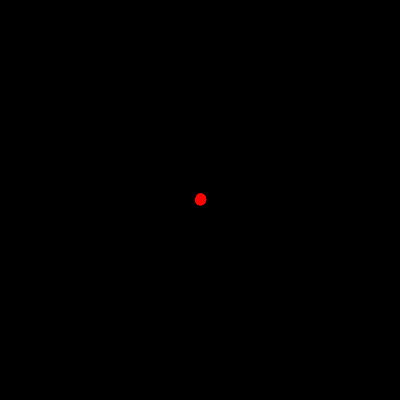
Frame 1 (no input)
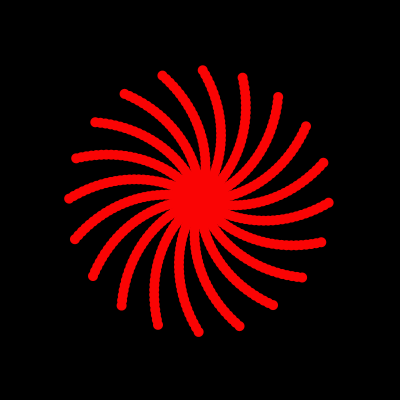
Frame 60 (the mouse pressed at the canvas centre just before this capture)
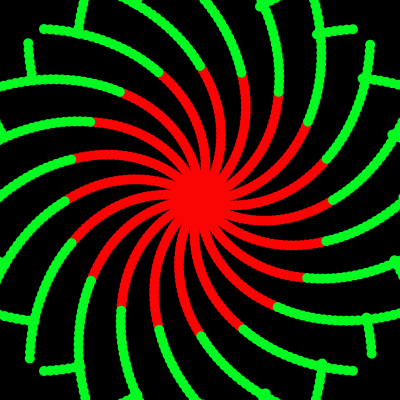
Frame 120 (the mouse held since frame 60 and released just before this capture)

The Processing sketch that drew these frames (run headless with seeded random() and noise(); from frame 60 on, the mouse is pressed at the canvas centre):

// Processing sketch: processing_7758
// ── processing_7758.pde

void setup()
{
  size(400,400);
  smooth();
  background(0);
  colorMode(HSB);
  noStroke();
  fill(255);
}

float x;
float y;
float angle = 0;
float prevAngle;
float c = 360; 
float divisor = 300;
boolean enableStroke = false;
boolean colorFill = true;
int colorM = 1;

void draw()
{
  //background(0);
  //stroke(255);
    for(int j=0; j<10; j++)
    {
      if(colorM == 1)
      {
        fill(map(mouseX*mouseY,0,width*height,0,360),250,250);
      }
      else if(colorM == 2)
      {
        fill(c,250,250);
      }
      else if(colorM == 3)
      {
        fill(255);
      }
      else if(colorM == 4)
      {
        fill(random(201,205),250,250);
      }
      x = 0.7*angle*sin(angle);
      y = 0.7*angle*cos(angle);
      
      ellipse(x+width/2, y+height/2,10,10);
      if(angle <= width/1.2)
      { angle += PI/10; }
      else if(angle * prevAngle < 0)
      {
       // angle += PI/1.2;
      }
      else 
      { 
        angle = -angle; 
      }
      if(c >360)
      {c=0;}
      c += 0.1;
      prevAngle = angle;
      println(c);
    }
    angle += PI/divisor;
}

void mousePressed()
{
  fill(0);
  rect(0,0,width,height);
  divisor = random(500);
}

void keyPressed()
{
  if(key == ' ')
  {
    enableStroke = !enableStroke;
    if(enableStroke)
    {
      stroke(0);
      strokeWeight(1);
    }
    else
    {
      noStroke();
    }
  }
  else
  {
    colorM++;
    if(colorM>4)
    colorM = 1;
  }
}
